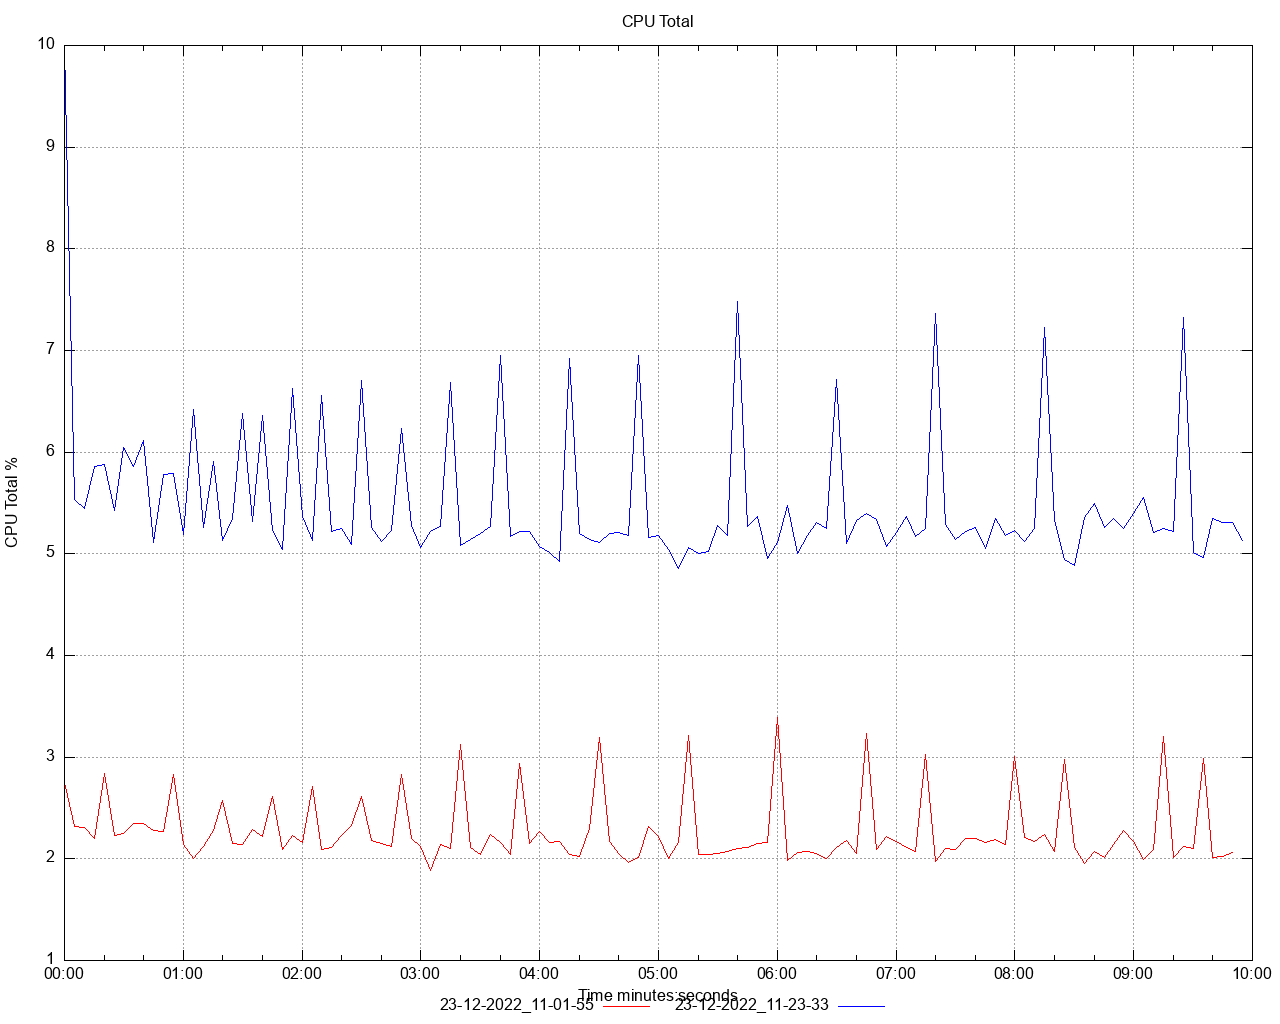

Reproduce this figure in gnuplot.
set title 'CPU Total' noenhanced
set style data lines
set datafile separator ","
set terminal png size 1280,1024
set grid
set key below
set xdata time
set timefmt "%s"
offset = 0
t0(x)=(offset=($0==0) ? x : offset, x - offset)
set xlabel 'Time minutes:seconds'
set ylabel 'CPU Total %'
set output '/Users/ahmet.mircik/Workspace/python/hazelcast-simulator/offload-benchmarks/report/dstat/cpu_total_A1.png'
plot \
   '/Users/ahmet.mircik/Workspace/python/hazelcast-simulator/offload-benchmarks/report/data/cpu_total_A1_1.data' using (t0(timecolumn(1))):2 title "23-12-2022_11-01-55" noenhanced lt rgb "red", \
   '/Users/ahmet.mircik/Workspace/python/hazelcast-simulator/offload-benchmarks/report/data/cpu_total_A1_2.data' using (t0(timecolumn(1))):2 title "23-12-2022_11-23-33" noenhanced lt rgb "blue", \
